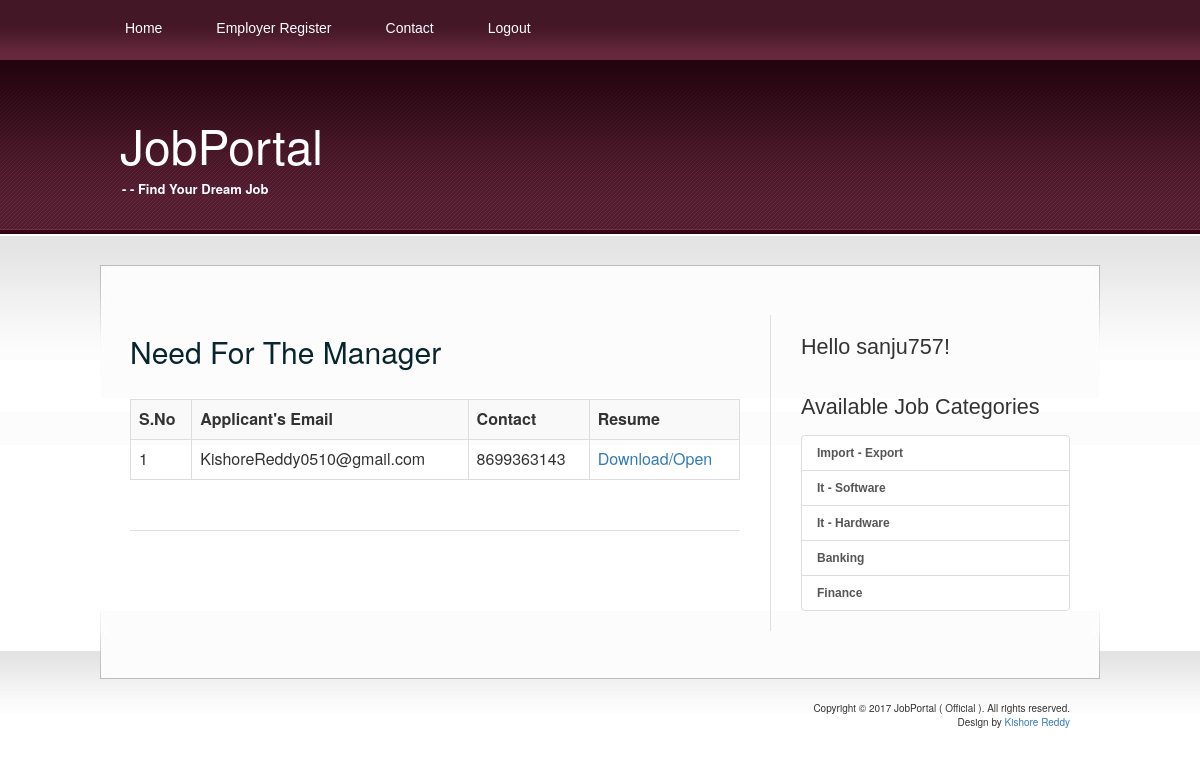
Screenshot of /show.php?id=1&nm=Need For The Manager (signed in) with the database file from the repository.
### tables this page shows
CREATE TABLE `employees` (
  `ee_id` int(4) NOT NULL,
  `ee_fnm` varchar(30) NOT NULL,
  `ee_pwd` varchar(20) NOT NULL,
  `ee_gender` varchar(6) NOT NULL,
  `ee_email` varchar(50) NOT NULL,
  `ee_add` varchar(300) NOT NULL,
  `ee_phno` varchar(10) NOT NULL,
  `ee_mobileno` varchar(10) NOT NULL,
  `ee_current_location` varchar(20) NOT NULL,
  `ee_annualsalary` varchar(10) NOT NULL,
  `ee_current_industry` varchar(50) NOT NULL,
  `ee_qualification` varchar(50) NOT NULL,
  `ee_profile` varchar(300) NOT NULL,
  `ee_resume` longtext NOT NULL
);

CREATE TABLE `categories` (
  `cat_id` int(4) NOT NULL,
  `cat_nm` varchar(30) NOT NULL
);

### show.php (the view, shortened to what this page needs)
<?php session_start();
include 'dbCon.php';
		$q="select * from employees where ee_id in(select a_uid from applicants where a_jid=".$_GET['id']." )";
		$res=mysqli_query($link,$q) or die ("wrong query");
?>
<html xmlns="http://www.w3.org/1999/xhtml">
<head>
<?php
include("includes/head.inc.php");
?>
</head>
<body>
<div id="header1-wrapper">
	<div id="header1">
	<div id="menu1">
		<?php
		include("includes/menu.inc.php");
		?>
		</div>
	</div>
</div>
<div id="logo">
	<?php
	include("includes/logo.inc.php");
	?>
	</div>
<div id="wrapper">
	<div id="page">
		<div id="page-bgtop">
			<div id="content">
				<div class="post">
					<h2 class="title"><?php echo $_GET['nm']; ?></h2>
					<p class="meta"></p>
					<div class="entry">
					<table class="table table-striped table-bordered">
				<tr>
						<th>S.No
						<th>Applicant's Email
                        <th>Contact
						<th>Resume
					</tr>
				<?php
				$count=1;
					while($row=mysqli_fetch_array($res))
					{
						echo '<tr> <td>'.$count.'
								<td>'.$row['ee_email'].'
                                <td>'.$row['ee_mobileno'].'
								<td><a href="'.$row['ee_resume'].'">Download/Open</a>
								';
							$count++;
					}
				?>
					</table>
					</div>
				</div>
			</div>
			<div id="sidebar">
			<?php
		include("includes/sidebar.inc.php");
		?>
			</div>
			<div style="clear: both;">&nbsp;</div>
		</div>
	</div>
</div>
<div id="footer-bgcontent">
	<div id="footer">
		<?php
		include("includes/footer.inc.php");
		?>
	</div>
</div>
</body>
</html>

### includes/sidebar.inc.php (shortened to what this page needs)
<ul>
					<li>
					<?php
include 'dbCon.php';
				if(isset($_SESSION['status']))
				{
					echo '<h2 class="title">Hello '.$_SESSION['unm'].'!</h2>';
				}
				?>
					</li>
						<h2>Available Job Categories </h2>
                            <div class="list-group">
					<?php
						$q="select * from categories";
						$res=mysqli_query($link,$q) or die("cant connect");
						while($row=mysqli_fetch_assoc($res))
						{
							echo '<a href="jobs_by_category.php?cat='.$row['cat_nm'].'" class="list-group-item">'.$row['cat_nm'].'</a>';
						}
					?>
    </div>
						</ul>

### css/style.css (style rules this page uses)
body { margin: 0px; padding: 0; background: url(images/img01.jpg) repeat-x left top; font-family: Arial, Helvetica, sans-serif; font-size: 12px; color: #0E4456; }
h1, h2, h3 { margin: 0; font-weight: normal; color: #08252E; }
h2 { font-size: 18px; }
p, ul, ol { margin-top: 0; line-height: 220%; text-align: justify; }
a { color: #842946; }
#wrapper { margin: 0px; padding: 30px 0px 0px 0px; }
#header1-wrapper { margin: 0px; padding: 0px; }
#header1 { width: 1000px; height: 60px; margin: 0 auto; }
#menu1 { float: left; width: 900px; height: 60px; }
#page { width: 1000px; margin: 0 auto; padding: 0px; background: url(images/img04.jpg) no-repeat left bottom; }
#page-bgtop { padding: 50px 30px 0px 30px; background: url(images/img05.jpg) no-repeat left top; }
#logo { width: 1000px; height: 175px; margin: 0 auto; }
#content { float: left; width: 610px; }
.post { margin-bottom: 45px; border-bottom: 1px solid #DFDFDF; }
.post .title { height: 30px; color: #08252E; }
.post .meta { margin-left: 2px; padding: 2px 30px 2px 16px; font-family: Arial, Helvetica, sans-serif; font-weight: normal; font-size: 10px; color: #66665E; }
.post .entry { padding: 10px 0 30px 0; }
#sidebar { float: right; width: 300px; font-family: Arial, Helvetica, sans-serif; font-size: 12px; border-left: 1px solid #DFDFDF; }
#sidebar ul { margin: 0px 0px 0px 30px; padding: 0; list-style: none; line-height: normal; }
#sidebar li { margin-bottom: 30px; }
#sidebar h2 { height: 30px; font-size: 1.8em; font-weight: normal; }
#sidebar a { text-align: left; text-decoration: none; font-weight: bold; }
#footer-bgcontent { margin: 0px; padding: 0px; height: 70px; background: url(images/img02.jpg) repeat-x left top; }
#footer { width: 1000px; height: 49px; margin: 0 auto; padding-top: 50px; background: url(images/img03.jpg) no-repeat left top; }

### rows the page displays
employees: ee_email "KishoreReddy0510@gmail.com", ee_mobileno "8699363143"
categories: cat_nm "Import - Export"
categories: cat_nm "It - Software"
categories: cat_nm "It - Hardware"
categories: cat_nm "Banking"
categories: cat_nm "Finance"

### other values shown
$_GET['nm'] "Need For The Manager"
$_SESSION['unm'] "sanju757"
